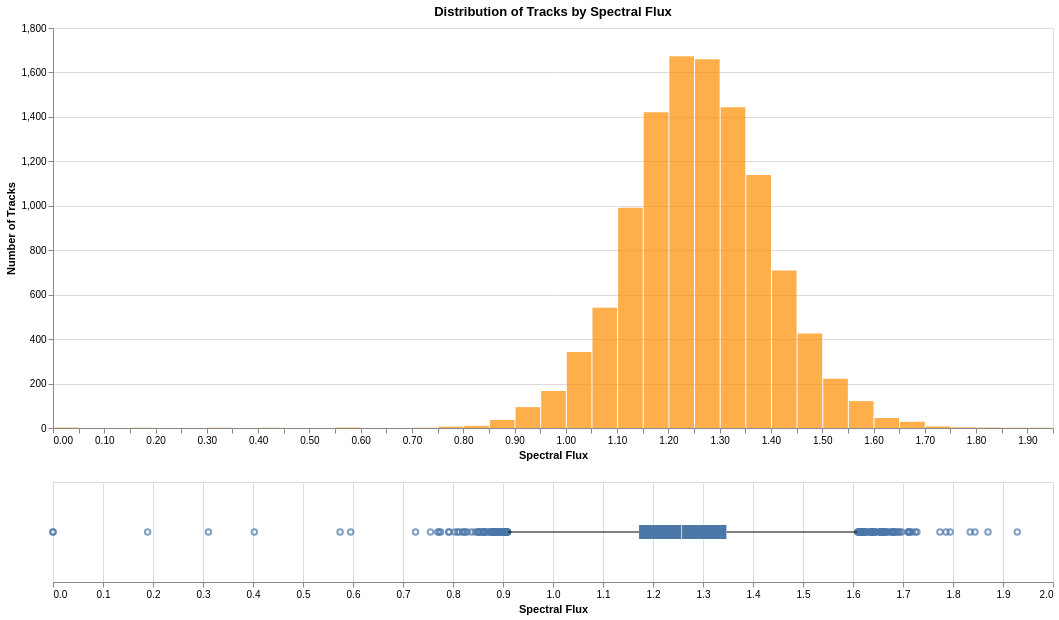

Notebook cell for this chart:
### Code cell
chart_data = df[['flux']].dropna().copy()
chart_data['flux'] = pd.to_numeric(chart_data['flux'])

histogram_chart = alt.Chart(chart_data).mark_bar(
    color='darkorange',
    opacity=0.7,
    tooltip=True
).encode(
    x=alt.X('flux', bin=alt.Bin(maxbins=40), title='Spectral Flux'), 
    y=alt.Y('count()', title='Number of Tracks')
).properties(
    title='Distribution of Tracks by Spectral Flux', 
    width=1000,
    height=400
)

boxplot_chart = alt.Chart(chart_data).mark_boxplot().encode(
    x=alt.X('flux', title='Spectral Flux'),
    tooltip=[
        alt.Tooltip('min(flux)', title='Min Flux'),
        alt.Tooltip('q1(flux)', title='Q1 Flux'),
        alt.Tooltip('median(flux)', title='Median Flux'),
        alt.Tooltip('q3(flux)', title='Q3 Flux'),
        alt.Tooltip('max(flux)', title='Max Flux')
    ]
).properties(width=1000, height=100)

final_chart = histogram_chart & boxplot_chart
display(final_chart)

### Figure 1 — Vega specification as saved in the notebook (floating-point values rounded to 4 significant figures; data arrays with more than 128 entries replaced by an {"elided": "..."} marker saying what was removed)
{"$schema": "https://vega.github.io/schema/vega/v5.json", "data": [{"name": "source_0"}, {"name": "data_0", "values": [{"__count": 709, "bin_maxbins_40_flux": 1.4, "bin_maxbins_40_flux_end": 1.45}, {"__count": 1139, "bin_maxbins_40_flux": 1.35, "bin_maxbins_40_flux_end": 1.4}, {"__count": 222, "bin_maxbins_40_flux": 1.5, "bin_maxbins_40_flux_end": 1.55}, {"__count": 541, "bin_maxbins_40_flux": 1.05, "bin_maxbins_40_flux_end": 1.1}, {"__count": 1673, "bin_maxbins_40_flux": 1.2, "bin_maxbins_40_flux_end": 1.25}, {"__count": 1421, "bin_maxbins_40_flux": 1.15, "bin_maxbins_40_flux_end": 1.2}, {"__count": 1659, "bin_maxbins_40_flux": 1.25, "bin_maxbins_40_flux_end": 1.3}, {"__count": 991, "bin_maxbins_40_flux": 1.1, "bin_maxbins_40_flux_end": 1.15}, {"__count": 167, "bin_maxbins_40_flux": 0.95, "bin_maxbins_40_flux_end": 1.0}, {"__count": 1443, "bin_maxbins_40_flux": 1.3, "bin_maxbins_40_flux_end": 1.35}, {"__count": 425, "bin_maxbins_40_flux": 1.45, "bin_maxbins_40_flux_end": 1.5}, {"__count": 342, "bin_maxbins_40_flux": 1.0, "bin_maxbins_40_flux_end": 1.05}, {"__count": 94, "bin_maxbins_40_flux": 0.9, "bin_maxbins_40_flux_end": 0.95}, {"__count": 45, "bin_maxbins_40_flux": 1.6, "bin_maxbins_40_flux_end": 1.65}, {"__count": 28, "bin_maxbins_40_flux": 1.65, "bin_maxbins_40_flux_end": 1.7}, {"__count": 121, "bin_maxbins_40_flux": 1.55, "bin_maxbins_40_flux_end": 1.6}, {"__count": 2, "bin_maxbins_40_flux": 1.8, "bin_maxbins_40_flux_end": 1.85}, {"__count": 3, "bin_maxbins_40_flux": 1.75, "bin_maxbins_40_flux_end": 1.8}, {"__count": 6, "bin_maxbins_40_flux": 0.75, "bin_maxbins_40_flux_end": 0.8}, {"__count": 36, "bin_maxbins_40_flux": 0.85, "bin_maxbins_40_flux_end": 0.9}, {"__count": 10, "bin_maxbins_40_flux": 0.8, "bin_maxbins_40_flux_end": 0.85}, {"__count": 1, "bin_maxbins_40_flux": 0.7, "bin_maxbins_40_flux_end": 0.75}, {"__count": 1, "bin_maxbins_40_flux": 0.15, "bin_maxbins_40_flux_end": 0.2}, {"__count": 1, "bin_maxbins_40_flux": 1.9, "bin_maxbins_40_flux_end": 1.95}, {"__count": 7, "bin_maxbins_40_flux": 1.7, "bin_maxbins_40_flux_end": 1.75}, {"__count": 2, "bin_maxbins_40_flux": 0.0, "bin_maxbins_40_flux_end": 0.05}, {"__count": 2, "bin_maxbins_40_flux": 0.55, "bin_maxbins_40_flux_end": 0.6}, {"__count": 1, "bin_maxbins_40_flux": 0.3, "bin_maxbins_40_flux_end": 0.35}, {"__count": 1, "bin_maxbins_40_flux": 0.4, "bin_maxbins_40_flux_end": 0.45}, {"__count": 1, "bin_maxbins_40_flux": 1.85, "bin_maxbins_40_flux_end": 1.9}]}, {"name": "data_1"}, {"name": "data_2", "values": {"elided": "152 records"}}, {"name": "data_3"}, {"name": "data_4", "values": [{"lower_box_flux": 1.172, "lower_whisker_flux": 0.9102, "max_flux": 1.608}]}, {"name": "data_5", "values": [{"max_flux": 1.608, "upper_box_flux": 1.347, "upper_whisker_flux": 1.608}]}, {"name": "data_6"}, {"name": "data_7", "values": [{"lower_box_flux": 1.172, "max_flux": 1.929, "upper_box_flux": 1.347}]}, {"name": "data_8", "values": [{"lower_box_flux": 1.172, "max_flux": 1.929, "mid_box_flux": 1.257, "upper_box_flux": 1.347}]}, {"name": "data_0_concat_0_y_domain___count", "values": [{"min": 1, "max": 1673}]}], "signals": [{"name": "concat_0_bin_maxbins_40_flux_bins", "value": {"fields": ["flux"], "fname": "bin_flux", "start": 0.0, "step": 0.05, "stop": 1.95}}, {"name": "concat_0_height", "value": 400}, {"name": "concat_1_height", "value": 100}], "marks": [{"type": "group", "name": "concat_0_group", "encode": {"update": {"height": {"signal": "concat_0_height"}, "width": {"signal": "width"}}}, "marks": [{"type": "rect", "name": "concat_0_marks", "from": {"data": "data_0"}, "encode": {"update": {"y": {"field": "__count", "scale": "concat_0_y"}, "fill": {"value": "darkorange"}, "x": {"field": "bin_maxbins_40_flux_end", "scale": "concat_0_x", "offset": {"signal": "0.5 + (abs(scale(\"concat_0_x\", datum[\"bin_maxbins_40_flux_end\"]) - scale(\"concat_0_x\", datum[\"bin_maxbins_40_flux\"])) < 0.25 ? 0.5 * (0.25 - (abs(scale(\"concat_0_x\", datum[\"bin_maxbins_40_flux_end\"]) - scale(\"concat_0_x\", datum[\"bin_maxbins_40_flux\"])))) : -0.5)"}}, "y2": {"value": 0, "scale": "concat_0_y"}, "opacity": {"value": 0.7}, "x2": {"field": "bin_maxbins_40_flux", "scale": "concat_0_x", "offset": {"signal": "0.5 + (abs(scale(\"concat_0_x\", datum[\"bin_maxbins_40_flux_end\"]) - scale(\"concat_0_x\", datum[\"bin_maxbins_40_flux\"])) < 0.25 ? -0.5 * (0.25 - (abs(scale(\"concat_0_x\", datum[\"bin_maxbins_40_flux_end\"]) - scale(\"concat_0_x\", datum[\"bin_maxbins_40_flux\"])))) : 0.5)"}}, "tooltip": {"signal": "{\"Spectral Flux\": !isValid(datum[\"bin_maxbins_40_flux\"]) || !isFinite(+datum[\"bin_maxbins_40_flux\"]) ? \"null\" : format(datum[\"bin_maxbins_40_flux\"], \"\") + \" – \" + format(datum[\"bin_maxbins_40_flux_end\"], \"\"), \"Number of Tracks\": format(datum[\"__count\"], \"\")}"}}}, "style": ["bar"]}], "axes": [{"scale": "concat_0_y", "domain": false, "grid": true, "labels": false, "minExtent": 0, "orient": "left", "maxExtent": 0, "gridScale": "concat_0_x", "ticks": false, "tickCount": {"signal": "ceil(concat_0_height/40)"}, "zindex": 0, "aria": false}, {"scale": "concat_0_x", "orient": "bottom", "grid": false, "labelFlush": true, "tickCount": {"signal": "ceil(width/10)"}, "labelOverlap": true, "zindex": 0, "title": "Spectral Flux"}, {"scale": "concat_0_y", "orient": "left", "tickCount": {"signal": "ceil(concat_0_height/40)"}, "zindex": 0, "title": "Number of Tracks", "labelOverlap": true, "grid": false}], "title": {"text": "Distribution of Tracks by Spectral Flux", "frame": "group"}, "style": "cell"}, {"type": "group", "name": "concat_1_group", "encode": {"update": {"height": {"signal": "concat_1_height"}, "width": {"signal": "width"}}}, "signals": [{"name": "height", "update": "concat_1_height"}], "marks": [{"type": "symbol", "name": "concat_1_layer_0_layer_0_marks", "from": {"data": "data_2"}, "encode": {"update": {"fill": {"value": "transparent"}, "opacity": {"value": 0.7}, "x": {"field": "flux", "scale": "concat_1_x"}, "y": {"signal": "concat_1_height", "mult": 0.5}, "stroke": {"value": "#4c78a8"}}}, "style": ["point", "boxplot-outliers"]}, {"type": "rule", "name": "concat_1_layer_0_layer_1_layer_0_marks", "from": {"data": "data_4"}, "encode": {"update": {"x": {"field": "lower_whisker_flux", "scale": "concat_1_x"}, "y": {"signal": "concat_1_height", "mult": 0.5}, "stroke": {"value": "black"}, "tooltip": {"signal": "format(datum[\"max_flux\"], \"\")"}, "x2": {"field": "lower_box_flux", "scale": "concat_1_x"}}}, "style": ["rule", "boxplot-rule"], "aria": false}, {"type": "rule", "name": "concat_1_layer_0_layer_1_layer_1_marks", "from": {"data": "data_5"}, "encode": {"update": {"x2": {"field": "upper_whisker_flux", "scale": "concat_1_x"}, "x": {"field": "upper_box_flux", "scale": "concat_1_x"}, "stroke": {"value": "black"}, "tooltip": {"signal": "format(datum[\"max_flux\"], \"\")"}, "y": {"signal": "concat_1_height", "mult": 0.5}}}, "aria": false, "style": ["rule", "boxplot-rule"]}, {"type": "rect", "name": "concat_1_layer_1_layer_0_marks", "from": {"data": "data_7"}, "encode": {"update": {"x": {"field": "lower_box_flux", "scale": "concat_1_x"}, "height": {"value": 14}, "yc": {"signal": "concat_1_height", "mult": 0.5}, "fill": {"value": "#4c78a8"}, "x2": {"field": "upper_box_flux", "scale": "concat_1_x"}, "tooltip": {"signal": "format(datum[\"max_flux\"], \"\")"}}}, "style": ["bar", "boxplot-box"]}, {"type": "rect", "name": "concat_1_layer_1_layer_1_marks", "from": {"data": "data_8"}, "encode": {"update": {"tooltip": {"signal": "format(datum[\"max_flux\"], \"\")"}, "xc": {"field": "mid_box_flux", "scale": "concat_1_x"}, "opacity": {"value": 0.7}, "yc": {"signal": "concat_1_height", "mult": 0.5}, "height": {"value": 14}, "fill": [{"value": "#4c78a8", "test": "datum['lower_box_flux'] >= datum['upper_box_flux']"}, {"value": "white"}], "width": {"value": 1}}}, "style": ["tick", "boxplot-median"], "aria": false}], "axes": [{"scale": "concat_1_x", "aria": false, "minExtent": 0, "grid": true, "domain": false, "maxExtent": 0, "ticks": false, "tickCount": {"signal": "ceil(width/40)"}, "labels": false, "zindex": 0, "orient": "bottom"}, {"scale": "concat_1_x", "labelOverlap": true, "zindex": 0, "title": "Spectral Flux", "grid": false, "orient": "bottom", "tickCount": {"signal": "ceil(width/40)"}, "labelFlush": true}], "style": "cell"}], "scales": [{"name": "concat_0_x", "type": "linear", "domain": {"signal": "[concat_0_bin_maxbins_40_flux_bins.start, concat_0_bin_maxbins_40_flux_bins.stop]"}, "range": [0, {"signal": "width"}], "bins": {"signal": "concat_0_bin_maxbins_40_flux_bins"}, "zero": false}, {"name": "concat_0_y", "type": "linear", "domain": [{"signal": "(data(\"data_0_concat_0_y_domain___count\")[0] || {}).min"}, {"signal": "(data(\"data_0_concat_0_y_domain___count\")[0] || {}).max"}], "range": [{"signal": "concat_0_height"}, 0], "nice": true, "zero": true}, {"name": "concat_1_x", "type": "linear", "domain": {"fields": [{"data": "data_2", "field": "flux"}, {"data": "data_4", "field": "lower_whisker_flux"}, {"data": "data_4", "field": "lower_box_flux"}, {"data": "data_5", "field": "upper_box_flux"}, {"data": "data_5", "field": "upper_whisker_flux"}, {"data": "data_7", "field": "lower_box_flux"}, {"data": "data_7", "field": "upper_box_flux"}, {"data": "data_8", "field": "mid_box_flux"}]}, "range": [0, {"signal": "width"}], "nice": true, "zero": true}], "background": "white", "layout": {"padding": 20, "columns": 1, "bounds": "full", "align": "each"}, "width": 1000, "padding": 5}
